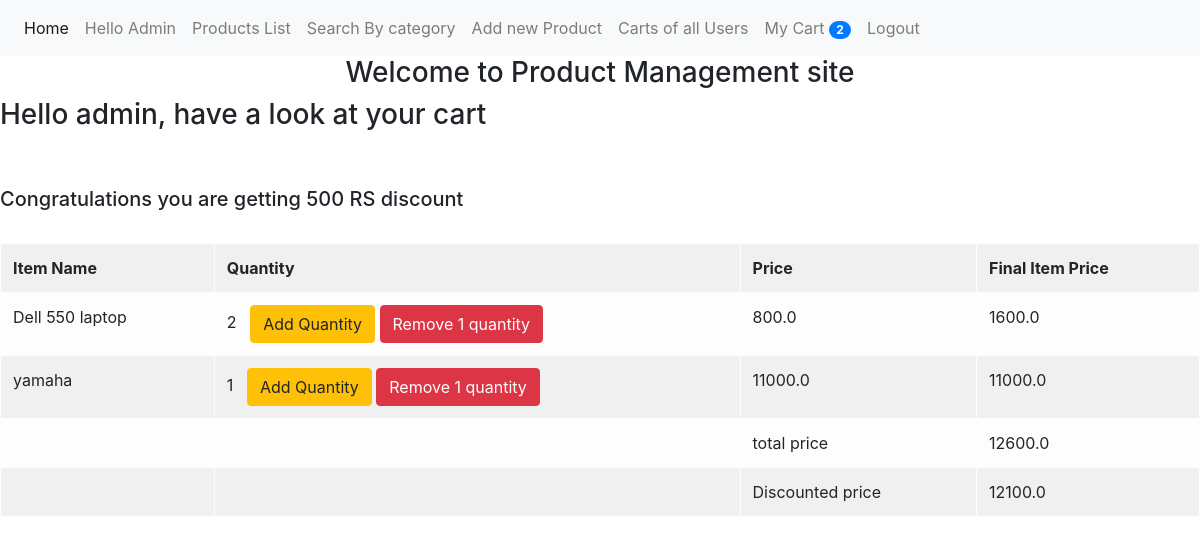
Page /products/mycart/ (signed in) on the committed database.
### Product/models.py (models this page shows, shortened)
class Cart(models.Model):
    user = models.ForeignKey(User, on_delete=models.CASCADE)
    cart_name = models.CharField(max_length=200)
    created_at = models.DateTimeField(default=datetime.now)
    total = models.FloatField(blank=True, null= True, default=0)
    discounted_price = models.FloatField(blank=True, null= True, default=0)
    @property
    def cartitem(self):
        return self.cartitems_set.all()

class Cartitems(models.Model):
    cart = models.ForeignKey('Cart', on_delete=models.CASCADE)
    cart_name = models.CharField(max_length=200)
    item_name = models.CharField(max_length=200)
    item_price = models.FloatField()
    final_price = models.FloatField(default = 100)
    qnty = models.IntegerField(default=1)
    prod_id = models.IntegerField()

### Product/views.py (the view)
# urls.py: path('mycart/',views.cart_list,name ="my_cart"),
@login_required(login_url = 'user_login')
def cart_list(request):
    print(f'#### {request.user} ####')
    cart = Cart.objects.get(cart_name = str(request.user))
    ct = cart.cartitems_set.all()
    total = 0
    msg = 'Your cart is empty'
    dis_msg = ''
    discounted_price = 0
    for citem in ct:
        msg = 'have a look at your cart'
        print(citem.final_price)
        total += citem.final_price
    if total > 10000:
        dis_msg = 'Congratulations you are getting 500 RS discount'
        discounted_price = total - 500
    return render(request, 'cart.html', {'cart':cart,'total':total,'msg':msg,'new_price':discounted_price,'dis_msg':dis_msg})

### Product/context_processors.py (called while the page is built)
def items_count(request):
    count = Cartitems.objects.filter(cart_name=request.user)
    print(count.count())
    count = count.count()
    print("Items count - ", count)
    return {"items_count": count}

### templates/cart.html (shortened to what this page needs)
{% extends 'home.html' %}
{% block content %}
    <h3>Hello {{cart.cart_name}}, {{msg}} </h3>
        {% if cart.cartitem %}
        <table class="table table-light table-bordered table-striped">
        <tbody>
        <tr>
            <th>Item Name</th>
            <th>Quantity</th>
            <th>Price</th>
            <th>Final Item Price</th>
        </tr>
        {% for cart in cart.cartitem %}
        <tr>
            <td>{{cart.item_name}}</td>
            <td>{{cart.qnty}} &nbsp;
                        <a href="{% url 'add_to_cart' cart.prod_id %}" class="btn btn-warning" id = '{{cart.prod_id}}'>Add Quantity</a>
                        <a href="{% url 'remove_from_cart' cart.prod_id %}" class="btn btn-danger" id = '{{cart.prod_id}}'>Remove 1 quantity</a>
            </td>
            <td>{{cart.item_price}}</td>
            <td>{{cart.final_price}}</td>
        </tr>
            {%endfor%}
        <tr>
            <td></td>
            <td></td>
            <td>total price</td>
            <td>{{total}}</td>
        </tr>
        {%if new_price %}
        <tr>
            <td></td>
            <td></td>
            <td>Discounted price</td>
            <td>{{new_price}}</td>
        </tr>
        {%endif%}
        {%endif%}
        </tbody>
       <br>
       <br>
       {%if dis_msg%}
       <h5>{{dis_msg}}</h5>
       {%endif%}
       <br>
{% endblock content %}

### templates/home.html (shortened to what this page needs)
<!DOCTYPE html>
<html lang="en">
<head>
    <link rel="stylesheet" href="https://stackpath.bootstrapcdn.com/bootstrap/4.3.1/css/bootstrap.min.css">
</head>
<body>
    <nav class="navbar navbar-expand-lg navbar-light bg-light">
        <div class="collapse navbar-collapse" id="navbarNavAltMarkup">
          <div class="navbar-nav">
            <a class="nav-item nav-link active" href="{% url 'home' %}">Home <span class="sr-only">(current)</span></a>
            {% if user.is_authenticated %}
                  <a class="nav-item nav-link" >Hello {{user.first_name}}</a>
                  <a class="nav-item nav-link" href="{% url 'all_products' %}">Products List</a>
                  <a class="nav-item nav-link" href="{% url 'by_category' %}">Search By category</a>
                  {% if request.role == 'Admin' %}
                  <a class="nav-item nav-link" href="{% url 'add-product' %}">Add new Product</a>
                  <a class="nav-item nav-link" href="{% url 'all_carts' %}">Carts of all Users</a>
                  {% endif %}
                  <a class="nav-item nav-link" href="{% url 'my_cart' %}">My Cart
                    <span class= "badge badge-primary badge-pill">{{items_count}}</span>
                  </a>
                  <a class="nav-item nav-link" href="{% url 'user_logout' %}">Logout</a>
            {% else %}
                  <a class="nav-item nav-link" href={% url 'user_login' %}>Login</a>
                  <a class="nav-item nav-link" href={% url 'register' %}>Register</a>
            {% endif %}
          </div>
        </div>
      </nav>
      <h3><center>Welcome to Product Management site</center></h3>
      {% block content %}
      {% endblock content %}
</body>
</html>

### rows in the picture
Cart: cart_name "admin"
Cartitems: item_name "Dell 550 laptop", qnty "2", item_price "800.0", final_price "1600.0"
Cartitems: item_name "yamaha", qnty "1", item_price "11000.0", final_price "11000.0"

### other values in the picture
{{ user.first_name }} "Admin"
{{ items_count }} "2"
{{ msg }} "have a look at your cart"
{{ total }} "12600.0"
{{ new_price }} "12100.0"
{{ dis_msg }} "Congratulations you are getting 500 RS discount"
